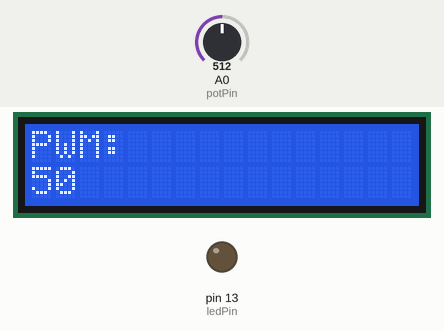
The sketch below on a simulated Arduino Uno, built with avr-gcc and run on an emulated ATmega328P. Parts: 16×2 character LCD, output pins drawn as LEDs (lit = HIGH). The test bench sets the inputs (shaded band); at power-on: A0 (potPin) = 512. What the sketch prints to the serial monitor is not drawn.

Above: at 1.2 s.
1.3 s: A0 (potPin) set to 527
At 1.88 s:
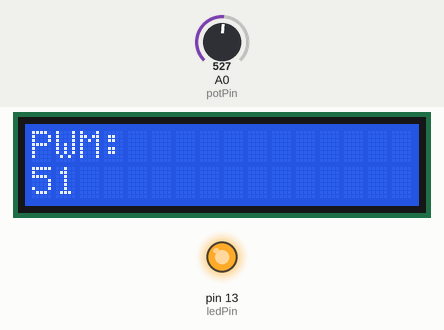
3.5 s: A0 (potPin) set to 511
At 3.89 s:
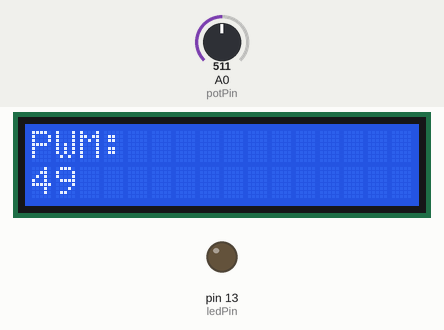
5.1 s: A0 (potPin) set to 306
At 5.51 s:
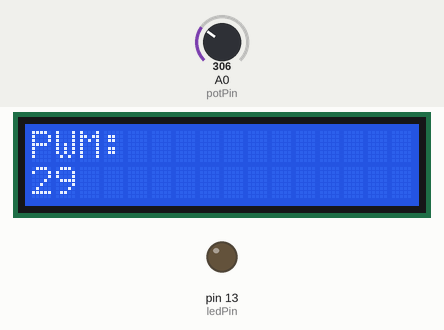
Timing chart, 0 to 8.1 s (numbered marks = the images above; inputs shaded):
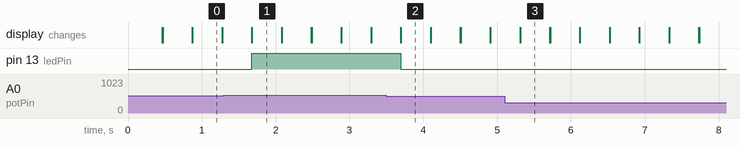

Measured:
- the behaviour switches between 513 and 514 on A0 (potPin) (found by bisection; images 0 and 1)
- after the input at 1.3 s, pin 13 (ledPin): LOW → HIGH after 0.38 s; the display: first differs from a run without the input after 0.38 s (image 1)
- after the input at 3.5 s, pin 13 (ledPin): HIGH → LOW after 0.20 s; the display: first differs from a run without the input after 0.20 s (image 2)
- after the input at 5.1 s, the display: first differs from a run without the input after 0.21 s (image 3)
- what the display in image 0 shows lasts 0.4 s, from 0.9 s to 1.3 s

The sketch:

LCD-crystal-display.ino
```cpp
/***********************************************************
File name: lab14.ino
Description: Print a message to the LCD
***********************************************************/
// include the library code:
#include <LiquidCrystal.h>

int potPin = A0; // select the input pin for the potentiometer
int ledPin = 13;   // select the pin for the LED
int potVal = 0;    // variable to store the value coming from the sensor

// initialize the library with the numbers of the interface pins
LiquidCrystal lcd(7, 8, 9, 10, 11, 12);
/*
 * LCD RS pin to digital pin 7
 * LCD Enable pin to digital pin 8
 * LCD D4 pin to digital pin 9
 * LCD D5 pin to digital pin 10
 * LCD D6 pin to digital pin 11
 * LCD D7 pin to digital pin 12
 * LCD R/W pin to ground
 * LCD VSS pin to ground
 * LCD VCC pin to 5V
*/

void setup()
{
  pinMode(ledPin, OUTPUT);  // declare the ledPin as an OUTPUT
  Serial.begin(9600);
  // set up the LCD's number of columns and rows:
  lcd.begin(16, 2);
  // Print a message to the LCD.
  //lcd.print("Hello!");
}


void loop()
{
  // read the value from the pot
  int sensorReading = analogRead(potPin);

  // scale value to use it with the LED - use your map function
  int blink = map(sensorReading, 0, 1023, 0, 255);
  // scale PWM
  int PWM = map(sensorReading, 0, 1023, 0, 100);
  // set brightness - use analogWrite
  analogWrite(ledPin, blink);


  //LCD
  // print values
  //Serial.println(blink);
  Serial.println(PWM);


  lcd.print("PWM:");
  lcd.setCursor(0, 1);

  lcd.print(PWM);
  lcd.setCursor(0, 0);

  delay (400);
  lcd.clear();

}
```
